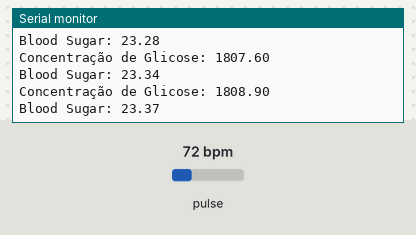
The sketch below on a simulated Arduino Uno, built with avr-gcc and run on an emulated ATmega328P. Shown: the last lines printed to the serial monitor. Inputs (shaded band) come from the test bench; at power-on: pulse 72 bpm.

Above: at 1.2 s.
1.3 s: pulse set to 42 bpm
At 1.31 s:
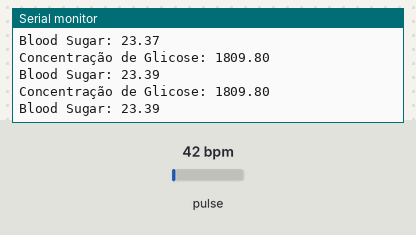
2.8 s: pulse set to 70 bpm
At 2.81 s:
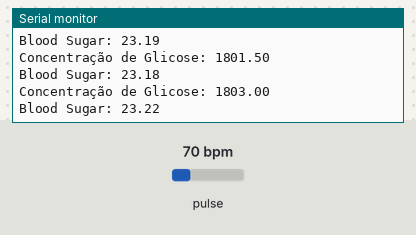
Timing chart, 0 to 5.8 s (numbered marks = the images above; inputs shaded):
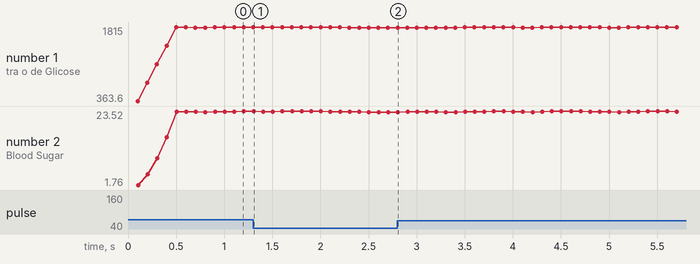

The sketch:

glicose.ino
```cpp
#include <Wire.h>
#include "MAX30100.h"

MAX30100 particleSensor;

#define SAMPLING_RATE          MAX30100_SAMPRATE_100HZ
#define IR_LED_CURRENT         MAX30100_LED_CURR_50MA
#define RED_LED_CURRENT        MAX30100_LED_CURR_27_1MA
#define PULSE_WIDTH            MAX30100_SPC_PW_1600US_16BITS
#define HIGHRES_MODE           true

uint16_t irValue, redValue;
const int n = 5; // número de valores a serem considerados para a média
uint16_t irValues[n], redValues[n];
uint8_t i = 0;
float MredValue;
float MirValue;

void setup() {
  Serial.begin(115200);

  if (!particleSensor.begin()) {
    Serial.println("Não foi possível inicializar o sensor. Verifique as conexões!");
    while (1);
  }

  Serial.println("Sensor MAX30105 inicializado com sucesso!");

  particleSensor.setMode(MAX30100_MODE_SPO2_HR);
  particleSensor.setLedsCurrent(IR_LED_CURRENT, RED_LED_CURRENT);
  particleSensor.setLedsPulseWidth(PULSE_WIDTH);
  particleSensor.setSamplingRate(SAMPLING_RATE);
  particleSensor.setHighresModeEnabled(HIGHRES_MODE);
}

void loop() {
  static unsigned long lastMeasurementTime = 0;
  unsigned long currentTime = millis();

  if (currentTime - lastMeasurementTime >= 100) { // Medir a cada 1 minuto
    float glucoseConcentration = medirGlicose();
    exibirResultados(glucoseConcentration, MredValue, MirValue);
    lastMeasurementTime = currentTime;
  }
}

float medirGlicose() {
  particleSensor.update();
  particleSensor.getRawValues(&irValue, &redValue);

  irValues[i] = irValue;
  redValues[i] = redValue;
  i = (i + 1) % n;

  uint32_t sumRed = 0, sumIR = 0;
  for (int i = 0; i < n; i++) {
    sumRed += redValues[i];
    sumIR += irValues[i];
  }

  MredValue = sumRed / n;
  MirValue = sumIR / n;

  float concentration = MredValue * 0.1;
  return concentration;
}

void exibirResultados(float concentration, float MredValue, float MirValue) {
  Serial.print("Concentração de Glicose: ");
  Serial.println(concentration);

  float outputValue = (MredValue * MredValue * 0.000000056) + (MirValue * 0.00025);
  Serial.print("Blood Sugar: ");
  Serial.println(outputValue);
}
```

Measured:
- plotted number 1: 1809.8 → 1801.5 after the input at 1.3 s
- plotted number 2: 23.39 → 23.18 after the input at 1.3 s
